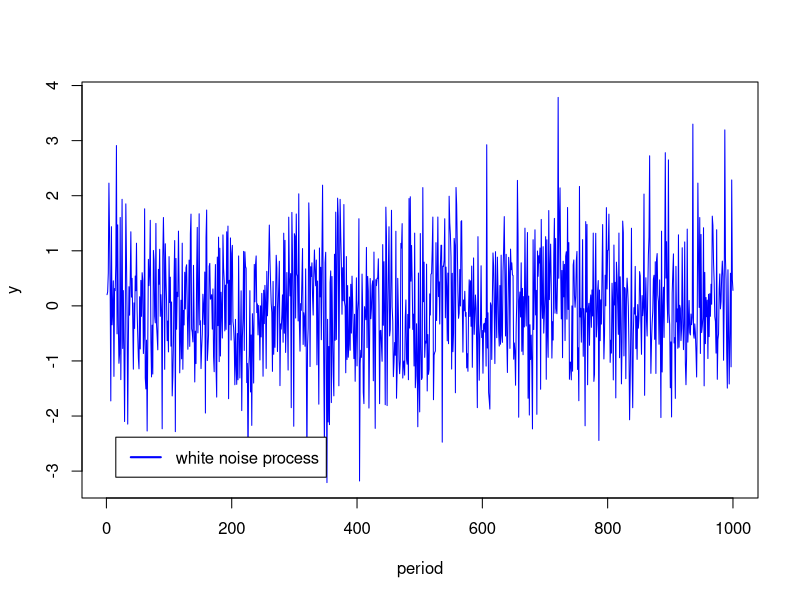
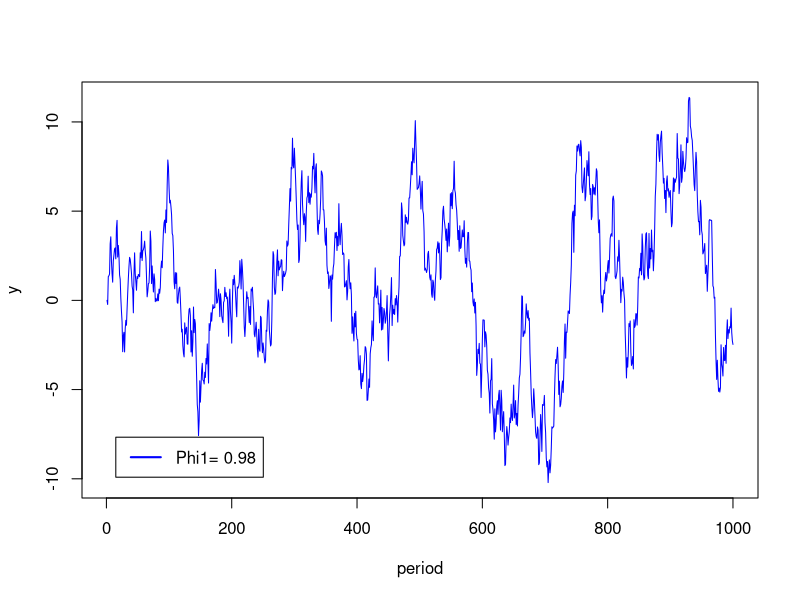
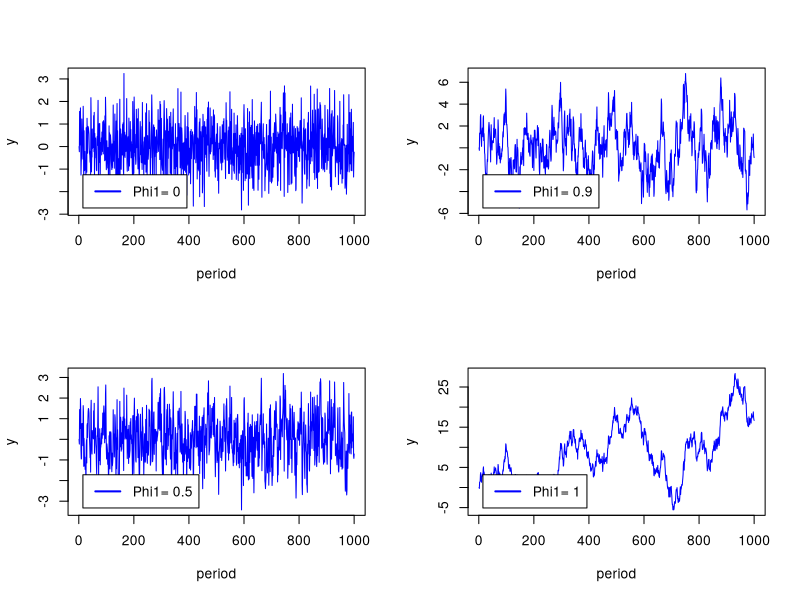
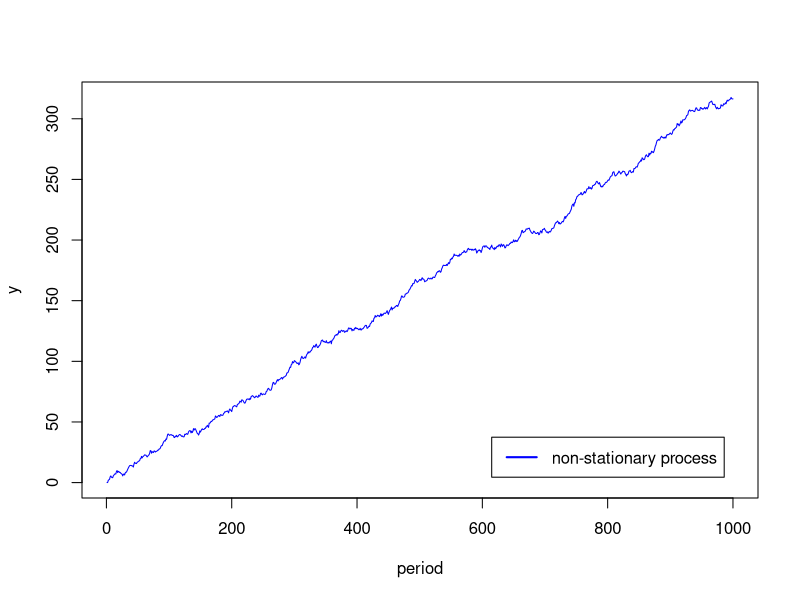
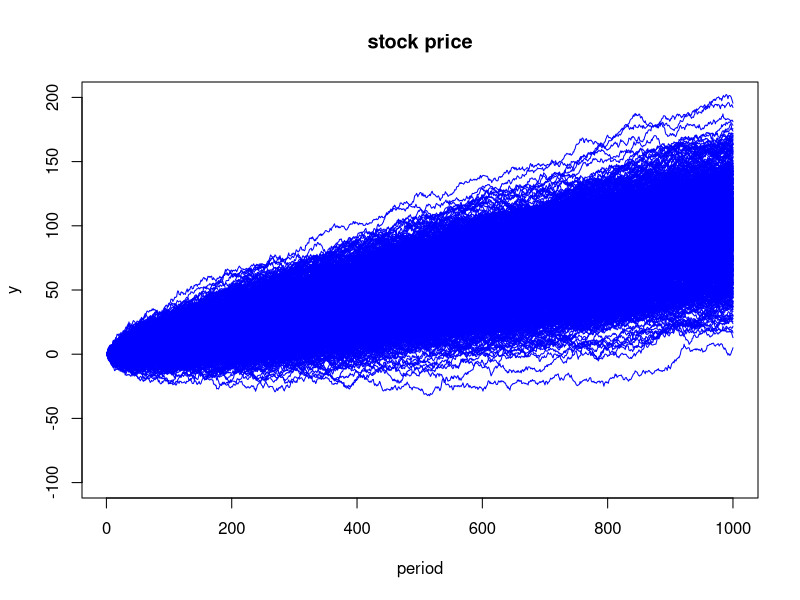
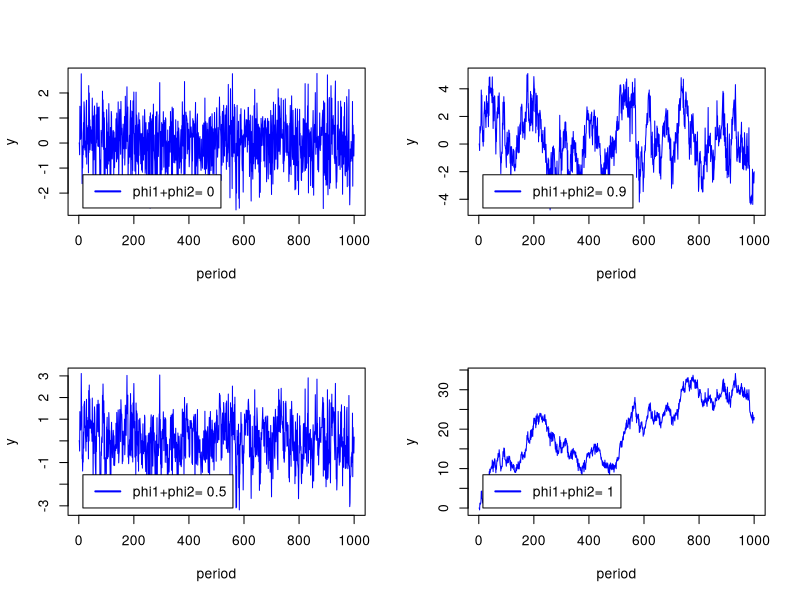
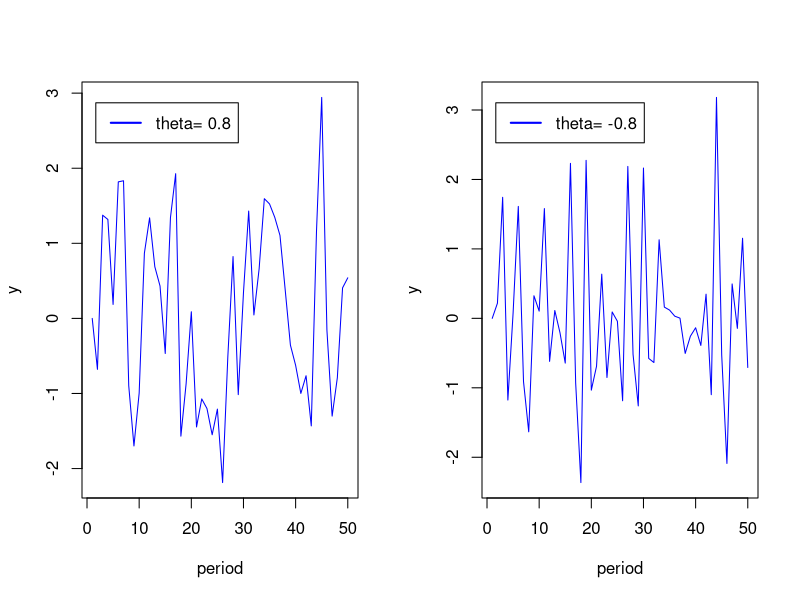

The R source for these figures, in order:
rm(list = ls(all=T)) # This code clears all.

y <- vector(length=1000) #to save simulated data

for (i in 1:length(y)){
  y[i] <- rnorm(1, mean=0, sd=1) 
}
dev.new()
plot(y, type="l", xlab="period", col="blue")
legend("bottomleft", inset=0.05,  "white noise process", lwd=2, lty=1, col="blue")


#------------AR(1) model: simulation exercise-----------------
# See how the parameter phi1 affects the dynamics of y. 

set.seed(123)
a <- rnorm(length(y), mean=0, sd=1) 

y[1] <- 0
phi1 <- 0.98  
for (i in 2:length(y)){
  y[i] <- phi1*y[i-1] + a[i]
}

dev.new()
plot(y, type="l", xlab="period", col="blue")
legend("bottomleft", inset=0.05,  c(paste("Phi1=", phi1)), lwd=2, lty=1, col="blue")

#Autocorrelation Function
#자기상관함수(주기성 파악)
#dev.new()
#acf(y, lag=12, main="ACF")

#Partial Autocorrelation Function
#편자기상관함수(개벽시차의 영향력 파악)
#dev.new()
#pacf(y, lag=12, main="PACF")


#-------Given various values of phi1, generate y---------------------
dev.new()
par(mfcol=c(2,2)) # 2 by 2
#options: mfcol and mfrow

#y[1] <- 0 # initial value 
for (phi1 in c(0.0, 0.5, 0.9, 1)){
  
  for (i in 2:length(y)){
    y[i] <- phi1*y[i-1] + a[i]
  }
  
  plot(y, type="l", xlab="period", col="blue")
  legend("bottomleft", inset=.05, c(paste("Phi1=", phi1)), lwd=2, lty=1, col="blue")
}

par(mfcol=c(1,1))

#------------AR(1) model with a constant term: simulation exercise-----------------
# See how the parameter phi0 affects the dynamics of y. 

phi0 <- 0.3
phi1 <- 1 

#y[1] <- 0 # initial value
for (i in 2:length(y)){
  y[i] <- phi0 + phi1*y[i-1] + a[i]
}

dev.new()
plot(y, type="l", xlab="period", col="blue")
legend("bottomright", inset=0.05,  "non-stationary process", lwd=2, lty=1, col="blue")


#------Simulation of a random walk process: phi=1 ----------------------------------
#y[1] <- 0 # initial value 
for (j in 1:1000){     #number of simulations
  
  a <- rnorm(length(y), mean=0, sd=1) # Increase sd to see what happens.  
  for (i in 2:length(y)){
    y[i] <- 0.1+y[i-1] + a[i] #random walk with a drift
  }
  
  if (j==1) {
    dev.new()
    plot(y, type="l", col="blue", xlab="period", ylim=c(-100, 200), main="stock price")
  } else {
    lines(y, type="l", col="blue")
  }
  
}


#------------AR(2) model--------------------------------------------

dev.new()
par(mfcol=c(2,2)) # 2 by 2 

y[1]=0 # initial value
y[2]=0
for (phi in c(0.0, 0.5, 0.9, 1)){
  
  if (phi==0) {
    phi1=0  #phi=phi1+phi2
    phi2=0
  }else if (phi==0.5) {
    phi1=0.25
    phi2=0.25
  }else if (phi==0.9) {
    phi1=0.45
    phi2=0.45
  } else {
    phi1=0.5
    phi2=0.5
  }
  
  for (i in 3:length(y)){
    y[i] <- phi1*y[i-1]+phi2*y[i-2] + a[i]
  }
  
  plot(y, type="l", xlab="period", col="blue")
  legend("bottomleft", inset=.05, c(paste("phi1+phi2=", phi)), lwd=2, lty=1, col="blue")
}

par(mfcol=c(1,1))

#---------------MA(1)-------------------------
y <- vector(length=50)
set.seed(123)
a <- rnorm(length(y), mean=0, sd=1) 

dev.new()
par(mfcol=c(1,2)) # 2 by 2 

y[1]=0 # first value 
for (theta in c(0.8, -0.8)){
  
  for (i in 2:length(y)){
    y[i] <- a[i]+theta*a[i-1]
  }
  
  plot(y, type="l", xlab="period", col="blue")
  legend("topleft", inset=.05, c(paste("theta=", theta)), lwd=2, lty=1, col="blue")
}
par(mfcol=c(1,1))

